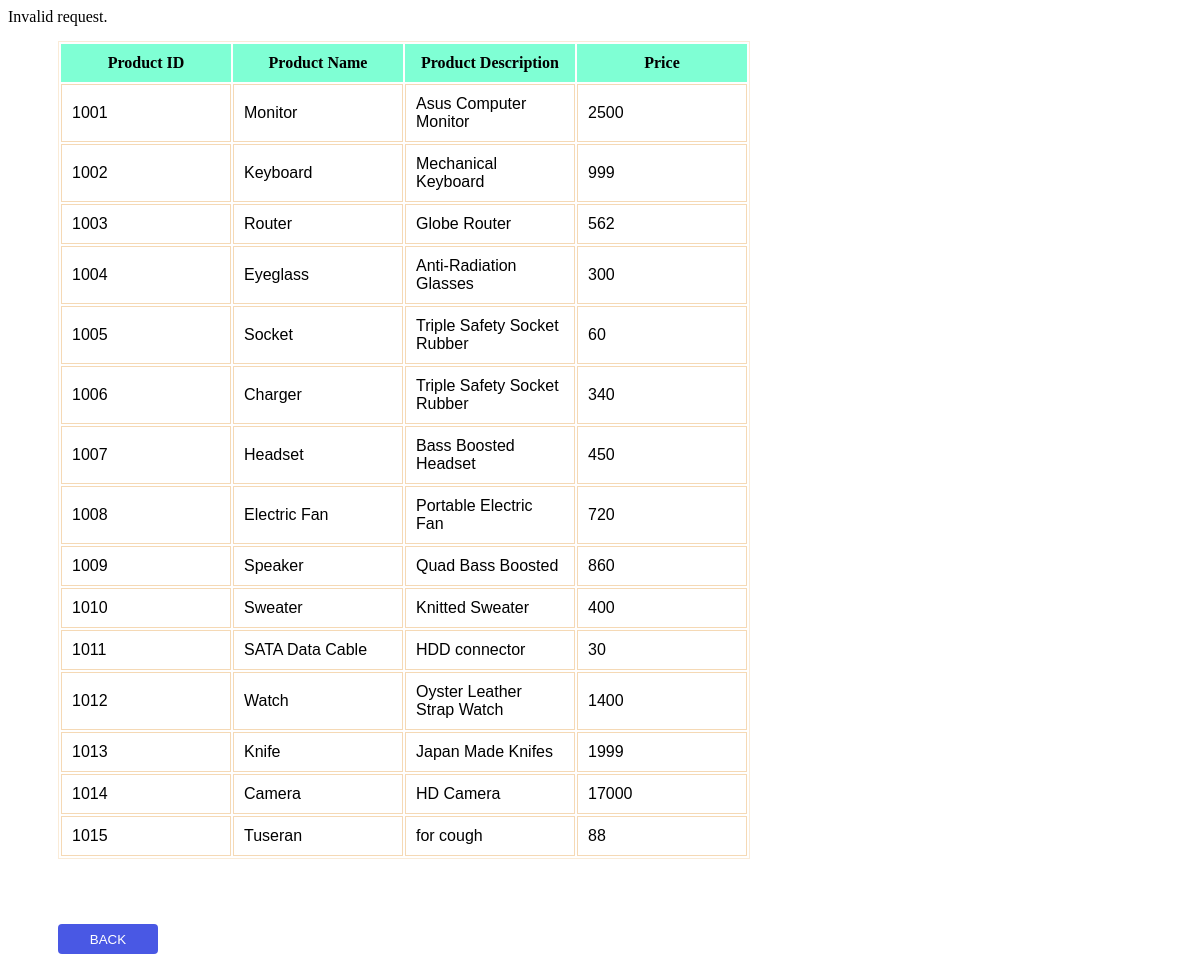
Page /edit.php on the committed database.
### tables this page shows
CREATE TABLE `product` (
  `prod_id` int(20) NOT NULL,
  `prod_name` varchar(250) DEFAULT NULL,
  `prod_desc` varchar(250) DEFAULT NULL,
  `price` varchar(250) DEFAULT NULL
);

### edit.php (the view, shortened to what this page needs)
<!DOCTYPE html>
<html lang="en">
<head>
    <link rel="stylesheet" href="style.css">
    <link rel="stylesheet" href="style2.css">
</head>
<body>
<?php
    include("config.php");
    if (isset($_GET['id'])) {
        $productId = $_GET['id'];
        $sql = "SELECT * FROM product WHERE prod_id = $productId";
        $result = $conn->query($sql);
        if ($result->num_rows == 1) {
            $row = $result->fetch_assoc();
            $prodId = $row['prod_id'];
            $prodName = $row['prod_name'];
            $prodDesc = $row['prod_desc'];
            echo "
            <form action='update.php' method='POST'>
                <input type='hidden' name='prod_id' value='$prodId'>
                <label for='prod_name'>Product Name:</label>
                <input type='text' id='prod_name' name='prod_name' value='$prodName' required><br>
                <label for='prod_desc'>Product Description:</label>
                <input type='text' id='prod_desc' name='prod_desc' value='$prodDesc' required><br>
                <input type='submit' name='submit' value='Update'>
            </form>";
        } else {
            echo "Product not found.";
        }
    } else {
        echo "Invalid request.";
    }
?>
<?php
        include("config.php");
        $sql = "SELECT * FROM product";
        $result = $conn->query($sql);
        if ($result->num_rows > 0) {
            echo "<table>";
            echo "<tr>";
            echo "<th>Product ID</th><th>Product Name</th><th>Product Description</th><th>Price</th>";
            echo "</tr>";
            while ($row = $result->fetch_assoc()) {
                echo "<tr>";
                echo "<td>" . $row['prod_id'] . "</td>";
                echo "<td>" . $row['prod_name'] . "</td>";
                echo "<td>" . $row['prod_desc'] . "</td>";
                echo "<td>" . $row['price'] . "</td>";
                echo "</tr>";
            }
            echo "</table>";
        }
    ?>
<form method="POST" action="index.php">
        <div class="backBtn"><input type="submit" id="BACKbtn" name="search" value="BACK"></div>
    </form>
</body>
</html>

### style.css (style rules this page uses)
* { background-color: rgb(255, 255, 255); }
th { width: 150px; padding: 10px; background-color: aquamarine; }
tr { padding: 10px; }
table { border: 1px solid; border-color: antiquewhite; margin: 50px; margin-top: 15px; }
td { border: 1px solid; border-color: rgb(245, 217, 181); width: 50px; border-width: 1px; padding: 10px; font-family: 'Trebuchet MS', 'Lucida Sans Unicode', 'Lucida Grande', 'Lucida Sans', Arial, sans-serif; }

### style2.css (style rules this page uses)
th { width: 150px; padding: 10px; background-color: aquamarine; }
tr { padding: 10px; }
table { border: 1px solid; border-color: antiquewhite; margin: 50px; margin-top: 15px; }
td { border: 1px solid; border-color: rgb(245, 217, 181); width: 50px; border-width: 1px; padding: 10px; font-family: 'Trebuchet MS', 'Lucida Sans Unicode', 'Lucida Grande', 'Lucida Sans', Arial, sans-serif; }
#BACKbtn { height: 30px; width: 100px; border-radius: 4px; border: 0; background-color: rgb(73, 88, 228); transition: 0.5s; color: white; margin-left: 50px; margin-top: 15px; }

### rows in the picture
product: prod_id "1001", prod_name "Monitor", prod_desc "Asus Computer Monitor", price "2500"
product: prod_id "1002", prod_name "Keyboard", prod_desc "Mechanical Keyboard", price "999"
product: prod_id "1003", prod_name "Router", prod_desc "Globe Router", price "562"
product: prod_id "1004", prod_name "Eyeglass", prod_desc "Anti-Radiation Glasses", price "300"
product: prod_id "1005", prod_name "Socket", prod_desc "Triple Safety Socket Rubber", price "60"
product: prod_id "1006", prod_name "Charger", prod_desc "Triple Safety Socket Rubber", price "340"
product: prod_id "1007", prod_name "Headset", prod_desc "Bass Boosted Headset", price "450"
product: prod_id "1008", prod_name "Electric Fan", prod_desc "Portable Electric Fan", price "720"
product: prod_id "1009", prod_name "Speaker", prod_desc "Quad Bass Boosted", price "860"
product: prod_id "1010", prod_name "Sweater", prod_desc "Knitted Sweater", price "400"
product: prod_id "1011", prod_name "SATA Data Cable", prod_desc "HDD connector", price "30"
product: prod_id "1012", prod_name "Watch", prod_desc "Oyster Leather Strap Watch", price "1400"
product: prod_id "1013", prod_name "Knife", prod_desc "Japan Made Knifes", price "1999"
product: prod_id "1014", prod_name "Camera", prod_desc "HD Camera", price "17000"
product: prod_id "1015", prod_name "Tuseran", prod_desc "for cough", price "88"
